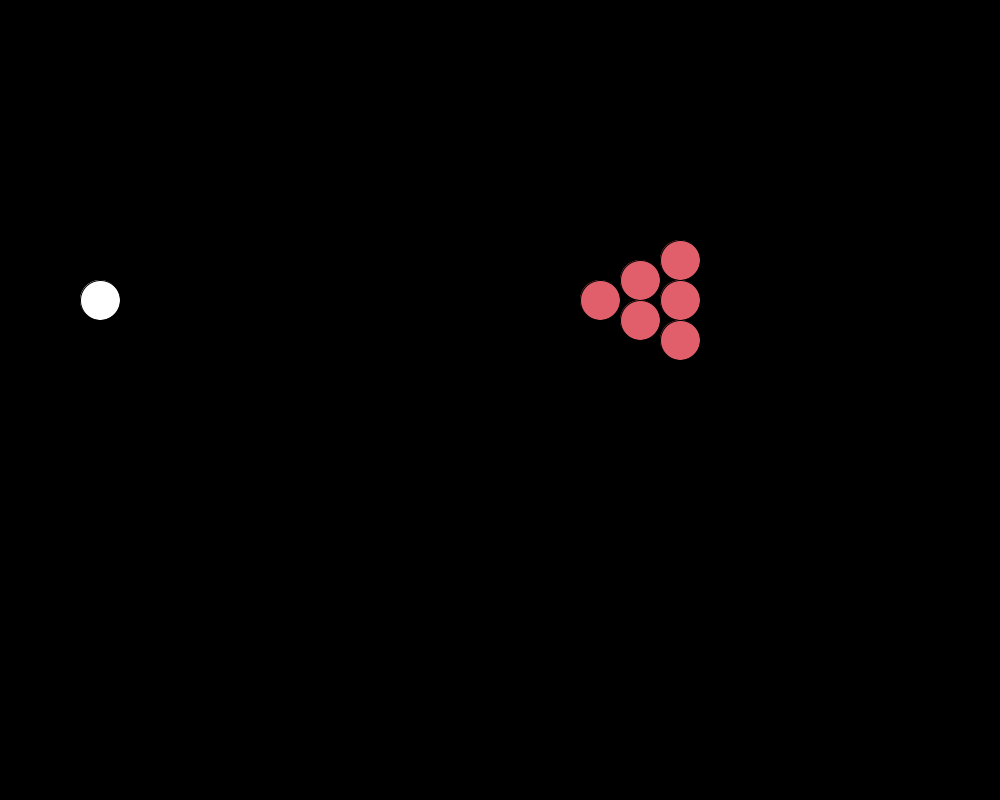
Frame 1 (no input)
Frame 60 (the mouse pressed at the canvas centre just before this capture): identical to frame 1, image omitted
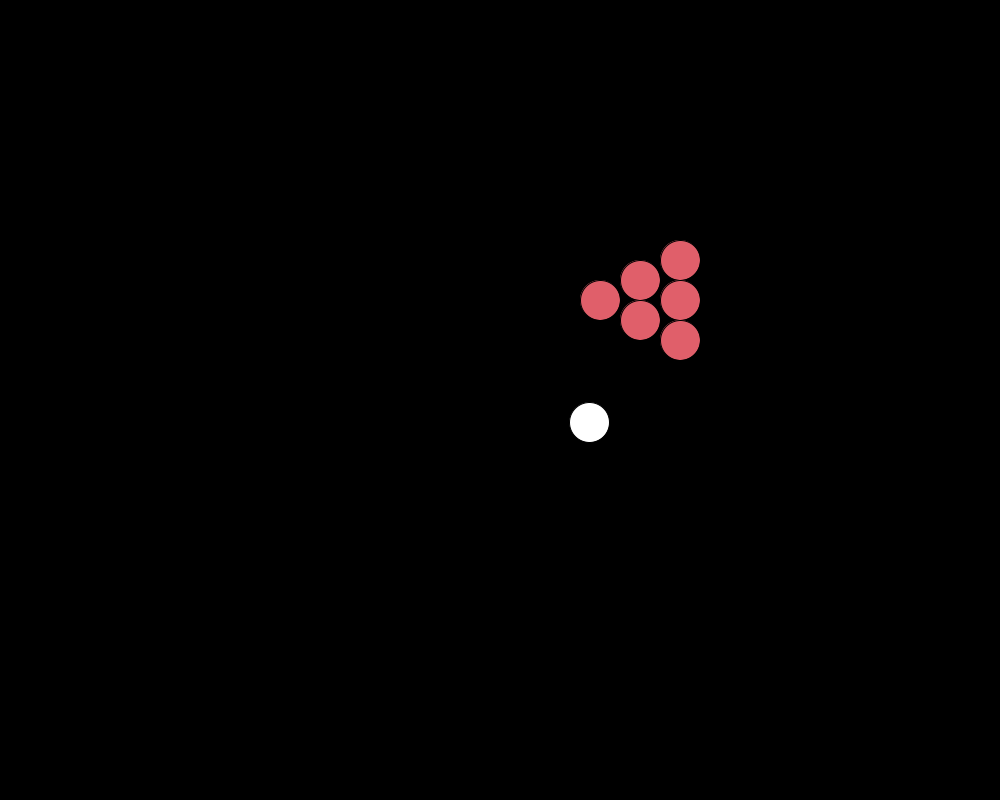
Frame 120 (the mouse held since frame 60 and released just before this capture)

The Processing sketch that drew these frames (run headless with seeded random() and noise(); from frame 60 on, the mouse is pressed at the canvas centre):

// Processing sketch: GameHitTheBall
// ── GameHitTheBall.pde
int M=5;  //number of balls
float S=10;  //speed
int R=20;
int sizeX=800;
int sizeY=600;
Ball [] theBall=new Ball[M+1];
Ball whiteBall;

void setup()
{
  size(1000, 800);
  smooth();
  whiteBall =new Ball(100, 300, 1);
  theBall[0] =new Ball(600, 300, 0);
  for (int i=1; i<=2; i++)
  {
    theBall[i] =new Ball(640, 240+i*40, 0);
  }
  for (int i=3; i<=M; i++)
  {
    theBall[i] =new Ball(680, 220+(i-2)*40, 0);
  }
}

void draw()
{
  background(0);
  whiteBall.roll();
  whiteBall.collision();
  whiteBall.displayOnScreen();  
  for (int i=0; i<=M; i++)
  {
    theBall[i].roll();
    theBall[i].collision();
    theBall[i].displayOnScreen();
  if (mousePressed)
  {
    if (whiteBall.speed<=0)
    {
      whiteBall.speed=S; 
      float an;
      an=acos((mouseX-whiteBall.x)/dist(mouseX, mouseY, whiteBall.x, whiteBall.y));  
      if (mouseX>whiteBall.x) 
        whiteBall.angle=an;
      else
        whiteBall.angle=PI-an;
    }
  }
} 
}

// ── Ball.pde
class Ball
{
  float x;
  float y;
  
  float speed;
  float angle;
  
  int r;
  int classify;
  //int flag;

  Ball(float xx, float yy, int c)
  {
    x=xx;
    y=yy;
    r=R;
    classify=c;
    speed=0;
    angle=0;
  }

  void roll()
  {
    if (speed>0)
    {
      x+=speed*cos(angle);
      y+=speed*sin(angle);
    }
    speed=speed-0.05;
  }

  void collision()
  {
    if (y+r>=sizeY||y-r<=0)
      angle=2*PI-angle;
    if (x+r>=sizeX||x-r<=0)
      angle=3*PI-angle;
    for (int i = 0; i<=M; i++)
    {
      for (int j = 0; j<=M; j++)
      {
        if (i!=j)
        {
          if (dist(theBall[i].x, theBall[i].y, theBall[j].x, theBall[j].y)<=theBall[i].r+theBall[j].r)
          {
            float m;
            m=atan((theBall[i].y-theBall[j].y)/(theBall[i].x-theBall[j].x));
            theBall[i].angle=PI-theBall[i].angle-2*m;
            theBall[j].angle=PI-theBall[j].angle-2*m;
            theBall[i].speed=((theBall[i].speed>theBall[j].speed)?theBall[i].speed:theBall[j].speed);
          }
        } 
      }
      if (dist(theBall[i].x, theBall[i].y, whiteBall.x, whiteBall.y)<=theBall[i].r+whiteBall.r)
      {  
        float m;
        m=atan((theBall[i].y-whiteBall.y)/(theBall[i].x-whiteBall.x));
        theBall[i].angle=PI-theBall[i].angle-2*m;
        whiteBall.angle=PI-whiteBall.angle-2*m;
        ;
        theBall[i].speed=whiteBall.speed;
      }
    }
  }

  void displayOnScreen()
  {
    if (classify==1)
      fill(255);
    else
      fill(#E05F6A);
    ellipse(x, y, 2*r, 2*r);
  }
}
